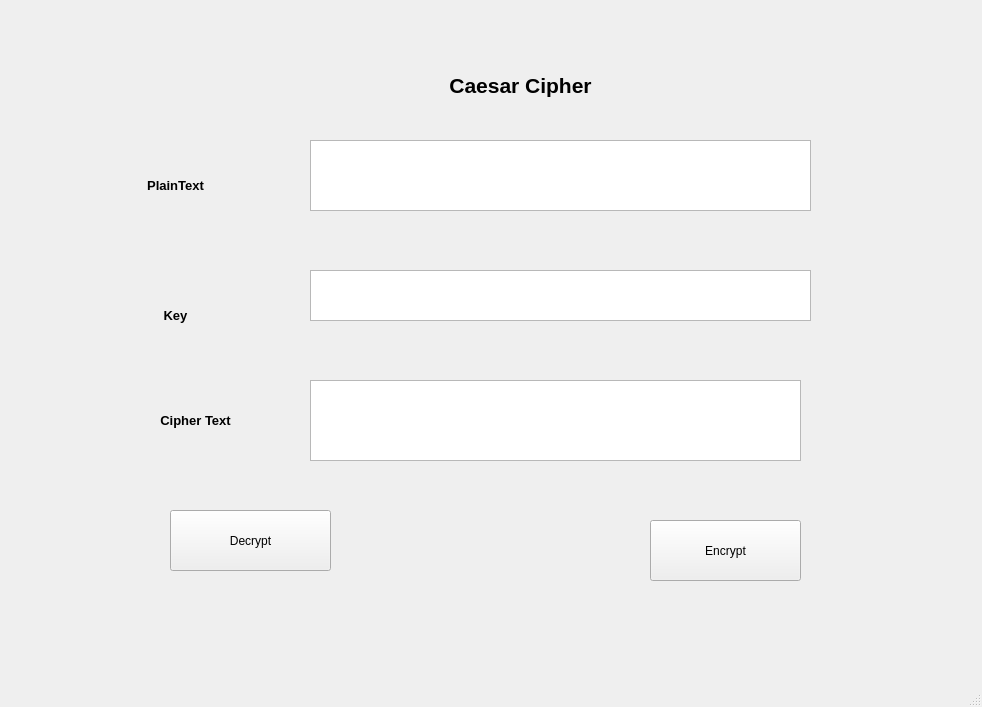
<?xml version="1.0" encoding="UTF-8"?>
<ui version="4.0">
 <class>MainWindow</class>
 <widget class="QMainWindow" name="MainWindow">
  <property name="geometry">
   <rect>
    <x>0</x>
    <y>0</y>
    <width>982</width>
    <height>707</height>
   </rect>
  </property>
  <property name="windowTitle">
   <string>MainWindow</string>
  </property>
  <widget class="QWidget" name="centralwidget">
   <widget class="QLabel" name="label">
    <property name="geometry">
     <rect>
      <x>440</x>
      <y>60</y>
      <width>161</width>
      <height>51</height>
     </rect>
    </property>
    <property name="text">
     <string>&lt;html&gt;&lt;head/&gt;&lt;body&gt;&lt;p align=&quot;center&quot;&gt;&lt;span style=&quot; font-size:16pt; font-weight:600;&quot;&gt;Caesar Cipher&lt;/span&gt;&lt;/p&gt;&lt;/body&gt;&lt;/html&gt;</string>
    </property>
   </widget>
   <widget class="QLabel" name="label_2">
    <property name="geometry">
     <rect>
      <x>120</x>
      <y>170</y>
      <width>111</width>
      <height>31</height>
     </rect>
    </property>
    <property name="text">
     <string>&lt;html&gt;&lt;head/&gt;&lt;body&gt;&lt;p align=&quot;center&quot;&gt;&lt;span style=&quot; font-size:10pt; font-weight:600;&quot;&gt;PlainText&lt;/span&gt;&lt;/p&gt;&lt;/body&gt;&lt;/html&gt;</string>
    </property>
   </widget>
   <widget class="QLabel" name="label_3">
    <property name="geometry">
     <rect>
      <x>140</x>
      <y>300</y>
      <width>71</width>
      <height>31</height>
     </rect>
    </property>
    <property name="text">
     <string>&lt;html&gt;&lt;head/&gt;&lt;body&gt;&lt;p align=&quot;center&quot;&gt;&lt;span style=&quot; font-size:10pt; font-weight:600;&quot;&gt;Key&lt;/span&gt;&lt;/p&gt;&lt;/body&gt;&lt;/html&gt;</string>
    </property>
   </widget>
   <widget class="QLabel" name="label_4">
    <property name="geometry">
     <rect>
      <x>150</x>
      <y>410</y>
      <width>91</width>
      <height>21</height>
     </rect>
    </property>
    <property name="text">
     <string>&lt;html&gt;&lt;head/&gt;&lt;body&gt;&lt;p align=&quot;center&quot;&gt;&lt;span style=&quot; font-size:10pt; font-weight:600;&quot;&gt;Cipher Text&lt;/span&gt;&lt;/p&gt;&lt;/body&gt;&lt;/html&gt;</string>
    </property>
   </widget>
   <widget class="QTextEdit" name="textEdit">
    <property name="geometry">
     <rect>
      <x>310</x>
      <y>140</y>
      <width>501</width>
      <height>71</height>
     </rect>
    </property>
   </widget>
   <widget class="QTextEdit" name="textEdit_2">
    <property name="geometry">
     <rect>
      <x>310</x>
      <y>270</y>
      <width>501</width>
      <height>51</height>
     </rect>
    </property>
   </widget>
   <widget class="QTextEdit" name="textEdit_3">
    <property name="geometry">
     <rect>
      <x>310</x>
      <y>380</y>
      <width>491</width>
      <height>81</height>
     </rect>
    </property>
   </widget>
   <widget class="QPushButton" name="pushButton">
    <property name="geometry">
     <rect>
      <x>170</x>
      <y>510</y>
      <width>161</width>
      <height>61</height>
     </rect>
    </property>
    <property name="text">
     <string>Decrypt</string>
    </property>
   </widget>
   <widget class="QPushButton" name="pushButton_2">
    <property name="geometry">
     <rect>
      <x>650</x>
      <y>520</y>
      <width>151</width>
      <height>61</height>
     </rect>
    </property>
    <property name="text">
     <string>Encrypt</string>
    </property>
   </widget>
  </widget>
  <widget class="QMenuBar" name="menubar">
   <property name="geometry">
    <rect>
     <x>0</x>
     <y>0</y>
     <width>982</width>
     <height>21</height>
    </rect>
   </property>
  </widget>
  <widget class="QStatusBar" name="statusbar"/>
 </widget>
 <resources/>
 <connections/>
</ui>
